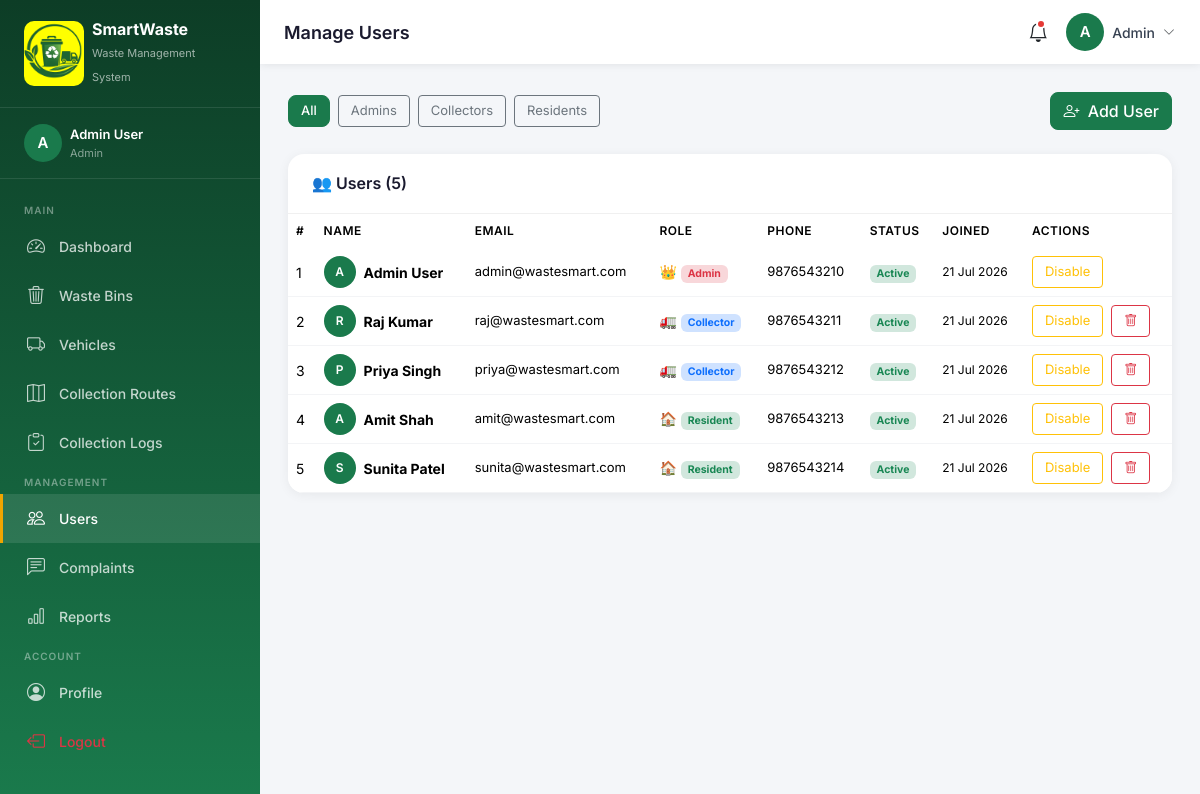
The page /admin/users.php (signed in) on the database its author committed.
### tables this page shows
CREATE TABLE IF NOT EXISTS users (
    id INT AUTO_INCREMENT PRIMARY KEY,
    full_name VARCHAR(100) NOT NULL,
    email VARCHAR(100) NOT NULL UNIQUE,
    password VARCHAR(255) NOT NULL,
    role ENUM('admin', 'collector', 'resident') NOT NULL DEFAULT 'resident',
    phone VARCHAR(20),
    address TEXT,
    profile_pic VARCHAR(255) DEFAULT 'default.png',
    status ENUM('active', 'inactive') DEFAULT 'active',
    created_at TIMESTAMP DEFAULT CURRENT_TIMESTAMP,
    updated_at TIMESTAMP DEFAULT CURRENT_TIMESTAMP ON UPDATE CURRENT_TIMESTAMP
);

### includes/config.php (called while the page is built, shortened)
<?php
function getDBConnection() {
    $conn = new mysqli(DB_HOST, DB_USER, DB_PASS, DB_NAME);
    $conn->set_charset('utf8mb4');
    return $conn;
}
$conn = getDBConnection();
function sanitize($data) {
    global $conn;
    return htmlspecialchars(strip_tags(trim($conn->real_escape_string($data))));
}
?>

### admin/users.php (the view, shortened to what this page needs)
<?php
require_once '../includes/config.php';
$filterRole = sanitize($_GET['role'] ?? '');
$where = $filterRole ? "WHERE role='$filterRole'" : '';
$users = $conn->query("SELECT * FROM users $where ORDER BY created_at DESC")->fetch_all(MYSQLI_ASSOC);
include '../includes/header.php';
include '../includes/sidebar.php';
include '../includes/topbar.php';
?>
<div class="main-content">
<div class="content-area">
<div class="d-flex justify-content-between align-items-center mb-4">
    <div class="d-flex gap-2">
        <?php foreach([''=>'All','admin'=>'Admins','collector'=>'Collectors','resident'=>'Residents'] as $r => $l): ?>
        <a href="?role=<?= $r ?>" class="btn btn-sm <?= $filterRole===$r?'btn-primary':'btn-outline-secondary' ?>"><?= $l ?></a>
        <?php endforeach; ?>
    </div>
    <button class="btn btn-primary" data-bs-toggle="modal" data-bs-target="#addUserModal">
        <i class="bi bi-person-plus me-1"></i> Add User
    </button>
</div>
<div class="data-table">
    <div class="table-header"><h6>👥 Users (<?= count($users) ?>)</h6></div>
    <div style="overflow-x:auto">
        <table class="table mb-0">
            <thead><tr><th>#</th><th>Name</th><th>Email</th><th>Role</th><th>Phone</th><th>Status</th><th>Joined</th><th>Actions</th></tr></thead>
            <tbody>
                <?php foreach ($users as $i => $u):
                    $roleColors=['admin'=>'danger','collector'=>'primary','resident'=>'success'];
                    $roleEmoji=['admin'=>'👑','collector'=>'🚛','resident'=>'🏠'];
                    $rc=$roleColors[$u['role']]??'secondary';
                ?>
                <tr>
                    <td><?= $i+1 ?></td>
                    <td>
                        <div class="d-flex align-items-center gap-2">
                            <div class="user-avatar" style="width:32px;height:32px;font-size:12px"><?= strtoupper(substr($u['full_name'],0,1)) ?></div>
                            <strong style="font-size:14px"><?= htmlspecialchars($u['full_name']) ?></strong>
                        </div>
                    </td>
                    <td style="font-size:13px"><?= htmlspecialchars($u['email']) ?></td>
                    <td><?= $roleEmoji[$u['role']] ?> <span class="badge bg-<?= $rc ?>-subtle text-<?= $rc ?>"><?= ucfirst($u['role']) ?></span></td>
                    <td style="font-size:13px"><?= htmlspecialchars($u['phone'] ?? '—') ?></td>
                    <td><span class="badge bg-<?= $u['status']==='active'?'success':'secondary' ?>-subtle text-<?= $u['status']==='active'?'success':'secondary' ?>"><?= ucfirst($u['status']) ?></span></td>
                    <td style="font-size:12px"><?= date('d M Y',strtotime($u['created_at'])) ?></td>
                    <td>
                        <form method="POST" style="display:inline">
                            <button class="btn btn-sm btn-outline-<?= $u['status']==='active'?'warning':'success' ?>"><?= $u['status']==='active'?'Disable':'Enable' ?></button>
                        </form>
                        <?php if ($u['id'] != $_SESSION['user_id']): ?>
                        <form method="POST" style="display:inline" onsubmit="return confirm('Delete user?')">
                            <button class="btn btn-sm btn-outline-danger ms-1"><i class="bi bi-trash"></i></button>
                        </form>
                        <?php endif; ?>
                    </td>
                </tr>
                <?php endforeach; ?>
            </tbody>
        </table>
    </div>
</div>
</div>
</div>
<?php include '../includes/footer.php'; ?>

### includes/header.php (style rules this page uses)
:root { --primary: #1a7a4c; --primary-dark: #145c39; --primary-light: #e8f5ee; --secondary: #f0a500; --danger: #e53935; --sidebar-width: 260px; --header-height: 64px; }
* { font-family: 'Inter', sans-serif; }
body { background: #f4f6f9; }
.user-avatar { width: 38px; height: 38px; background: var(--primary); border-radius: 50%; display: flex; align-items: center; justify-content: center; color: #fff; font-weight: 600; font-size: 15px; }
.main-content { margin-left: var(--sidebar-width); padding-top: var(--header-height); min-height: 100vh; }
.content-area { padding: 28px 28px; }
.data-table { background: #fff; border-radius: 16px; box-shadow: 0 2px 12px rgba(0,0,0,0.06); overflow: hidden; }
.data-table .table-header { padding: 20px 24px; border-bottom: 1px solid #f0f0f0; display: flex; justify-content: space-between; align-items: center; }
.data-table .table-header h6 { font-weight: 600; color: #1a1a2e; margin: 0; }
table thead th { background: #f8fafc; font-size: 12px; font-weight: 600; text-transform: uppercase; letter-spacing: 0.5px; color: #6b7280; border: none; padding: 12px 16px; }
table tbody td { font-size: 14px; color: #374151; vertical-align: middle; padding: 12px 16px; border-color: #f3f4f6; }
.btn-primary { background: var(--primary); border-color: var(--primary); border-radius: 8px; font-weight: 500; }
.btn-sm { padding: 5px 12px; font-size: 13px; }

### rows shown on the page
users: full_name "A", full_name "Admin User", email "admin@wastesmart.com", role "👑", role "Admin", phone "9876543210", status "Active", created_at "21 Jul 2026", shows "Disable"
users: full_name "R", full_name "Raj Kumar", email "raj@wastesmart.com", role "🚛", role "Collector", phone "9876543211", status "Active", created_at "21 Jul 2026", shows "Disable"
users: full_name "P", full_name "Priya Singh", email "priya@wastesmart.com", role "🚛", role "Collector", phone "9876543212", status "Active", created_at "21 Jul 2026", shows "Disable"
users: full_name "A", full_name "Amit Shah", email "amit@wastesmart.com", role "🏠", role "Resident", phone "9876543213", status "Active", created_at "21 Jul 2026", shows "Disable"
users: full_name "S", full_name "Sunita Patel", email "sunita@wastesmart.com", role "🏠", role "Resident", phone "9876543214", status "Active", created_at "21 Jul 2026", shows "Disable"

### other values the page prints
substr($_SESSION['user_name'] ?? 'U', 0, 1) "A"
$_SESSION['user_name'] "Admin User"
$_SESSION['user_role'] "Admin"
$label "Dashboard Waste Bins Vehicles Collection Routes Collection Logs Users Complaints Reports Profile"
$pageTitle "Manage Users"
explode(' ', $_SESSION['user_name'] ?? 'User')[0] "Admin"
$l "All"
$l "Admins"
$l "Collectors"
$l "Residents"
count($users) "5"
